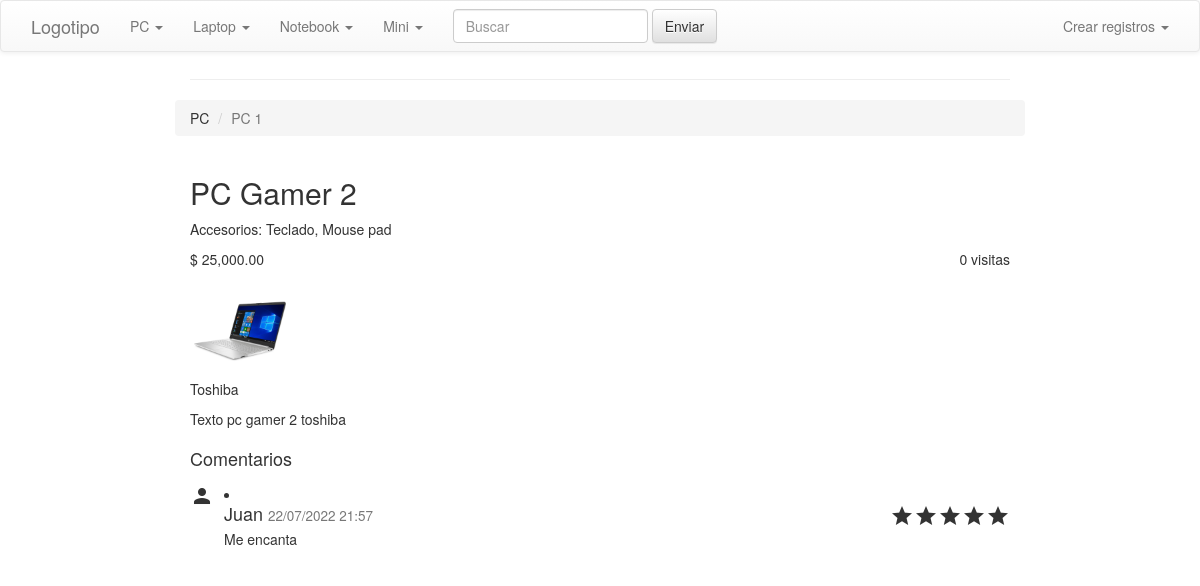
Screenshot of /index.php?act=producto&id=2 with the database file from the repository.
### tables this page shows
CREATE TABLE IF NOT EXISTS `categorias` (
  `idCategoria` int(11) NOT NULL AUTO_INCREMENT,
  `categoriaPadreId` int(11) DEFAULT 0 COMMENT '0 categoria principal',
 `nombre` varchar(100) DEFAULT NULL COMMENT '',
 `fechaCreacion` timestamp NULL DEFAULT CURRENT_TIMESTAMP,
  `fechaAct` timestamp NULL DEFAULT NULL ON UPDATE CURRENT_TIMESTAMP,
  PRIMARY KEY (`idCategoria`),
  KEY `categoriaPadreId` (`categoriaPadreId`)
);

CREATE TABLE IF NOT EXISTS `productos` (
  `idProducto` int(11) NOT NULL AUTO_INCREMENT,
  `categoriaPrincipalId` int(11) DEFAULT NULL,
  `categorias` TEXT DEFAULT NULL COMMENT 'categorias asociadas separadas por coma',
 `nombre` varchar(100) DEFAULT NULL COMMENT '',
 `modelo` varchar(100) DEFAULT NULL COMMENT '',
 `especificaciones` TEXT DEFAULT NULL COMMENT '',
 `precio` DOUBLE DEFAULT NULL COMMENT '',
 `fechaCreacion` timestamp NULL DEFAULT CURRENT_TIMESTAMP,
  `fechaAct` timestamp NULL DEFAULT NULL ON UPDATE CURRENT_TIMESTAMP,
  PRIMARY KEY (`idProducto`),
  KEY `categoriaPrincipalId` (`categoriaPrincipalId`),
  FOREIGN KEY (categoriaPrincipalId) REFERENCES categorias(idCategoria)
);

CREATE TABLE IF NOT EXISTS `comentarios` (
  `idComentario` int(11) NOT NULL AUTO_INCREMENT,
  `productoId` int(11) DEFAULT NULL,
 `nombre` varchar(100) DEFAULT NULL COMMENT '',
 `text` TEXT DEFAULT NULL COMMENT '',
 `calificacion` INT(11) DEFAULT NULL COMMENT '',
 `fechaCreacion` timestamp NULL DEFAULT CURRENT_TIMESTAMP,
  `fechaAct` timestamp NULL DEFAULT NULL ON UPDATE CURRENT_TIMESTAMP,
  PRIMARY KEY (`idComentario`),
  KEY `productoId` (`productoId`),
  FOREIGN KEY (productoId) REFERENCES productos(idProducto)
);

### public_html/index.php (called while the page is built, shortened)
<?php
    require_once  '../php/controller/dashboardController.php';
    $controller = new dashboardController();
    $controller->mvcHandler();
?>

### php/model/database.php (called while the page is built)
<?php
class Database{
    function __construct($consetup)
    {
        $this->host = $consetup->host;
        $this->user = $consetup->user;
        $this->pass =  $consetup->pass;
        $this->db = $consetup->db;
    }
    public function connect(){
        try{
            return new PDO('mysql:host='.$this->host.';dbname='.$this->db.';charset=utf8;',
				$this->user,
				$this->pass,
					[
						PDO::ATTR_ERRMODE => PDO::ERRMODE_EXCEPTION,
						PDO::ATTR_DEFAULT_FETCH_MODE => PDO::FETCH_OBJ
					]);
        }catch (Exception $e){
            die($e->getMessage());
        }
    }
}

### install/config.php (called while the page is built)
<?php
class config
{
	function __construct() {
		$this->host = "localhost";
		$this->user  = "root";
		$this->pass = "";
		$this->db = "mvcexample";
	}
}
?>

### php/model/categoriasModel.php (called while the page is built, shortened)
<?php
	class categoriasModel extends Database
	{
		private $_tabla = "categorias";
		public function selectRecord($categoriaPadreId = 0, $id = ""){
			try{
                if($id>0){
					$query=parent::connect()->prepare("SELECT * FROM ".$this->_tabla." WHERE idCategoria=?");
					$query->bindParam(1, $id, PDO::PARAM_INT);
					$query->execute();
					$res = $query->fetch();
				}
                elseif($categoriaPadreId !== ""){
					$query=parent::connect()->prepare("SELECT * FROM ".$this->_tabla." WHERE categoriaPadreId=$categoriaPadreId ");
					$query->execute();
					$res = $query->fetchAll(PDO::FETCH_OBJ);
				}
                return $res;
			}
			catch(Exception $e){
				$this->close_db();
				throw $e;
			}
		}
	}
?>

### php/model/productosModel.php (called while the page is built, shortened)
<?php
	class productosModel extends Database
	{
		private $_tabla = "productos";
		public function selectRecord($categoriaId = "", $id = "", $textBuscar = ""){
			try{
                if($id>0){
					$query=parent::connect()->prepare("SELECT * FROM ".$this->_tabla." WHERE idProducto=?");
					$query->bindParam(1, $id, PDO::PARAM_INT);
					$query->execute();
					$res = $query->fetch();
				}
                return $res;
			}
			catch(Exception $e){
				$this->close_db();
				throw $e;
			}
		}
	}
?>

### php/model/accesoriosModel.php (called while the page is built, shortened)
<?php
	class accesoriosModel extends Database
	{
		private $_tabla = "accesorios";
		public function selectRecord($accesoriosStr = "", $id = ""){
			try{
                if($id>0){
					$query=parent::connect()->prepare("SELECT * FROM ".$this->_tabla." WHERE idCategoria=?");
					$query->bindParam(1, $id, PDO::PARAM_INT);
					$query->execute();
					$res = $query->fetch();
				}
                elseif($accesoriosStr !== ""){
					$query=parent::connect()->prepare("SELECT * FROM ".$this->_tabla." WHERE idAccesorio IN($accesoriosStr) ");
					$query->execute();
					$rw = $query->rowCount();
					$res = $query->fetchAll(PDO::FETCH_OBJ);
				}
                return $res;
			}
			catch(Exception $e){
				$this->close_db();
				throw $e;
			}
		}
	}
?>

### php/model/comentariosModel.php (called while the page is built, shortened)
<?php
	class comentariosModel extends Database
	{
		private $_tabla = "comentarios";
		public function selectRecord($id = "", $productoId = ""){
			try{
                if($id>0){
					$query=parent::connect()->prepare("SELECT * FROM ".$this->_tabla." WHERE id=?");
					$query->bindParam(1, $id, PDO::PARAM_INT);
					$query->execute();
					$res = $query->fetch();
					echo "id: ".$id;
				}
                else{
					$query=parent::connect()->prepare("SELECT *, DATE_FORMAT(fechaCreacion, \"%d/%m/%Y %H:%i\") AS fechaCreacion2 FROM ".$this->_tabla." WHERE productoId=? ORDER BY calificacion DESC ");
					$query->bindParam(1, $productoId, PDO::PARAM_INT);
					$query->execute();
					$rw = $query->rowCount();
					$res = $query->fetchAll(PDO::FETCH_OBJ);
				}
                return $res;
			}
			catch(Exception $e){
				$this->close_db();
				throw $e;
			}
		}
	}
?>

### public_html/view/producto.php (the view, shortened to what this page needs)
<!DOCTYPE html>
<html lang="en">
<head>
    <link href="~/../libs/fontawesome/css/font-awesome.css" rel="stylesheet" />
    <link rel="stylesheet" href="~/../libs/bootstrap.css">
    <link rel="stylesheet" href="~/../libs/bootstrap-theme.css">
    <link rel="stylesheet" href="~/../css/styles.css">
</head>
<body>
    <?php include "view/navbar.php";   ?>
    <div class="wrapper">
        <div class="container-fluid">
            <div class="row">
                <div class="col-md-12">
                    <div class="page-header clearfix">
                    </div>
                    <div class="row clearfix">
                        <?php
                        if($categoriaId > 0){
                            echo '
                            <ol class="breadcrumb">
                            <li>'.$categoriaPadre->nombre.'</li>
                            <li class="active">'.$categoria->nombre.'</li>
                            </ol>
                            ';
                        }
                        ?>
                    </div>
                    <h2><?php echo $producto->nombre ?></h2>
                    <p>
                        <?php
                        if(count($accesorios) > 0){
                            echo 'Accesorios: ';
                            $nombresAcc = array();
                            foreach ($accesorios as $accesorio) {
                                $nombresAcc[] = $accesorio->nombre;
                            }
                            echo implode(", ", $nombresAcc);
                        }
                        ?>
                    </p>
                    <p class="pull-right"><?php echo $producto->visitas ?> visitas </p>
                    <p><?php echo '$ '.number_format($producto->precio,2)?></p>
                    <img width="100px" class="media-object" src="img/default.jpg" alt="default" title="default">
                    <p><?php echo $producto->modelo ?></p>
                    <p><?php echo $producto->especificaciones?></p>
                </div>
            </div>
            <div class="row" style="max-height: 400px;overflow-y: auto;">
                <div class="col-sm-12">
                    <h4>Comentarios</h4>
                <?php
                foreach($comentarios as $comentario){
                    $htmlEstrellas = '';
                    for ($i=1; $i<=$comentario->calificacion  ; $i++) {
                        $htmlEstrellas .= '<span class="material-icons">star</span>';
                    }
                    echo '<li class="media">
                            <span class="pull-left material-icons">person</span>
                        <div class="media-body">
                            <div class="pull-right">'.$htmlEstrellas.'</div>
                            <h4 class="media-heading">'.$comentario->nombre.' <small>'.$comentario->fechaCreacion2.'</small></h4>
                            <p>'.$comentario->text.'</p>
                        </div>
                    </li>';
                }
                ?>
                </div>
            </div>
        </div>
    </div>
</body>
</html>

### public_html/view/navbar.php (shortened to what this page needs)
<nav class="navbar navbar-default col-sm-12" role="navigation" style="position: fixed;z-index:2;">
  <div class="navbar-header">
    <a class="navbar-brand" href="index.php">Logotipo</a>
  </div>
  <div class="collapse navbar-collapse navbar-ex1-collapse" >
    <ul class="nav navbar-nav">
      <?php foreach($categoriasP as $cp){ ?>
      <li class="dropdown">
        <a class="dropdown-toggle" data-toggle="dropdown" onclick="cargaSubcategorias(<?php echo $cp->idCategoria ?>)">
        <?php echo $cp->nombre ?> <b class="caret"></b>
        </a>
      </li>
      <?php } ?>
    </ul>
    <form class="navbar-form navbar-left" role="search" action="index.php" method="get">
      <div class="form-group">
        <input type="text" class="form-control" name="textbuscar" placeholder="Buscar">
      </div>
      <button type="submit" class="btn btn-default">Enviar</button>
    </form>
    <ul class="nav navbar-nav navbar-right">
      <li class="dropdown">
        <a href="#" class="dropdown-toggle" data-toggle="dropdown">
          Crear registros <b class="caret"></b>
        </a>
      </li>
    </ul>
  </div>
</nav>

### public_html/view/producto.php (style rules this page uses)
.wrapper { width: 850px; margin: 0 auto; padding-top: 20px; }

### rows the page displays
categorias: nombre "PC"
categorias: nombre "Laptop"
categorias: nombre "Notebook"
categorias: nombre "Mini"
categorias: nombre "PC 1"
productos: nombre "PC Gamer 2", visitas "0", precio "25,000.00", modelo "Toshiba", especificaciones "Texto pc gamer 2 toshiba"
comentarios: calificacion 5 (drawn), nombre "Juan", fechaCreacion2 "22/07/2022 21:57", text "Me encanta"

### other values shown
implode(", ", $nombresAcc) "Teclado, Mouse pad"
